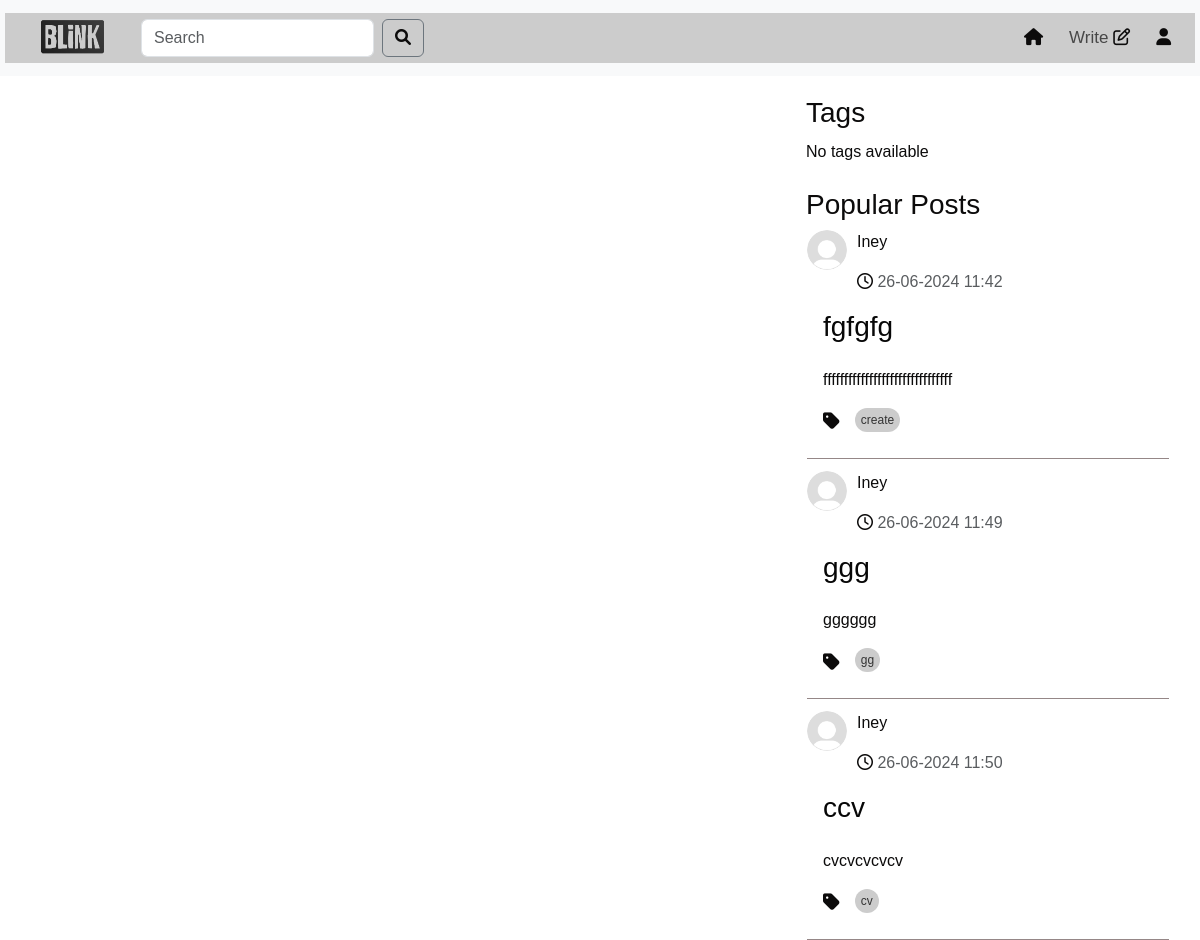
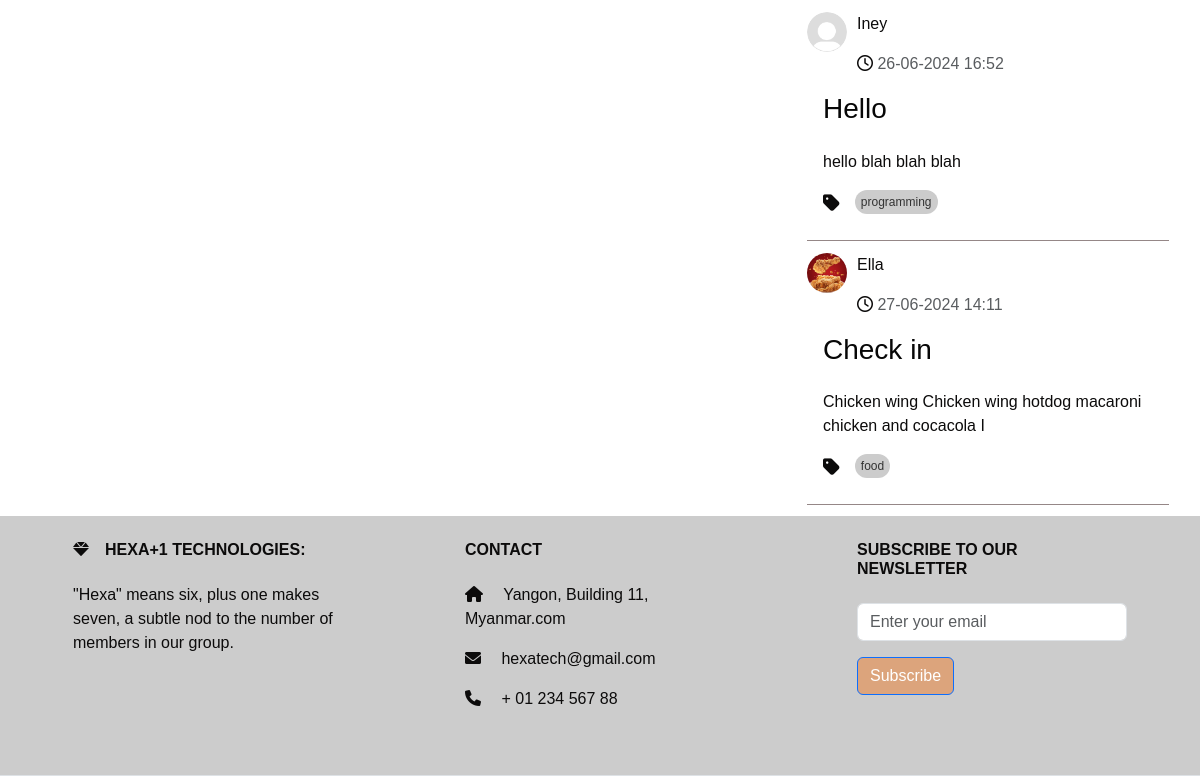
Before: /search_result (signed in) with the older database file (2 pictures, top to bottom).
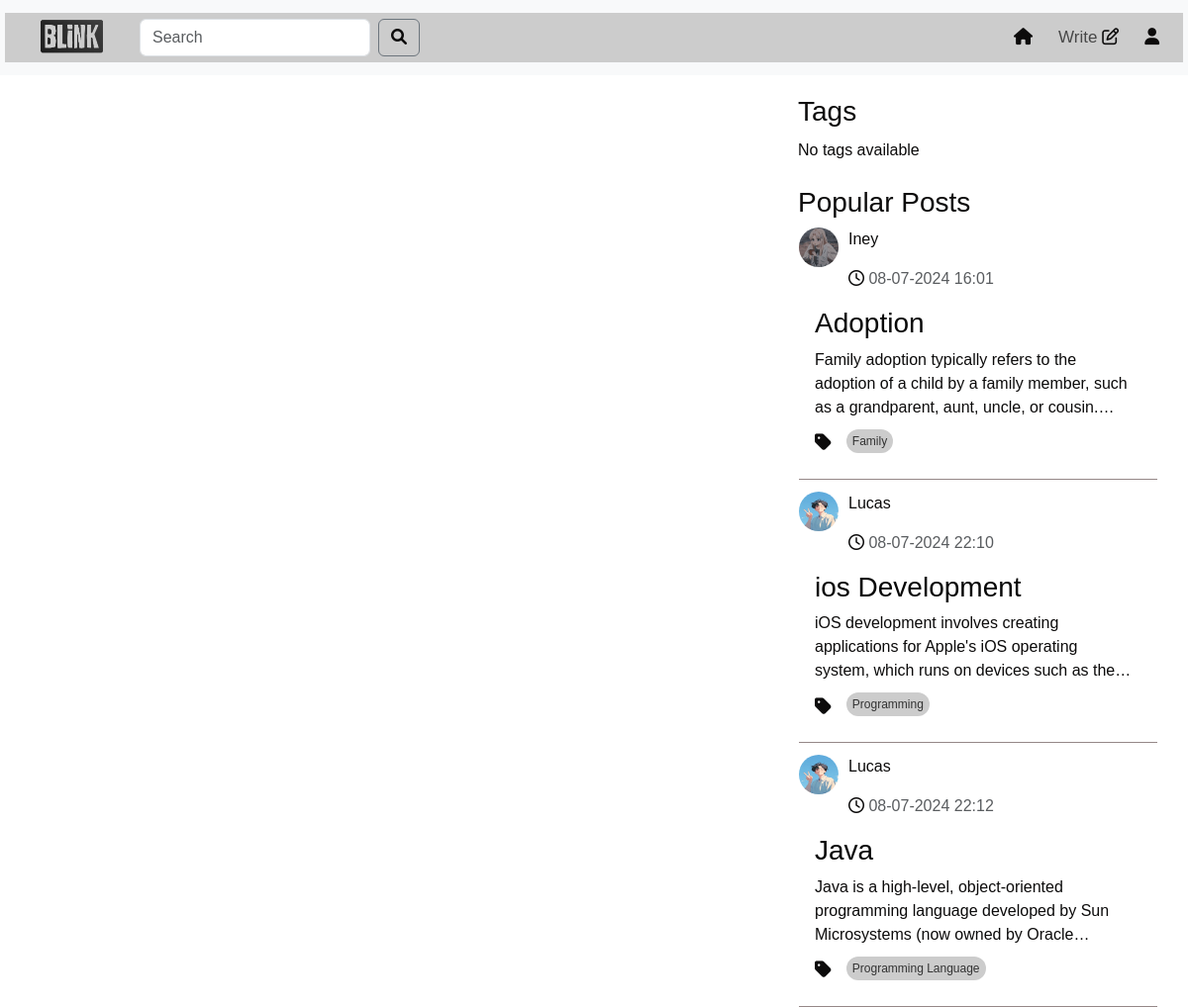
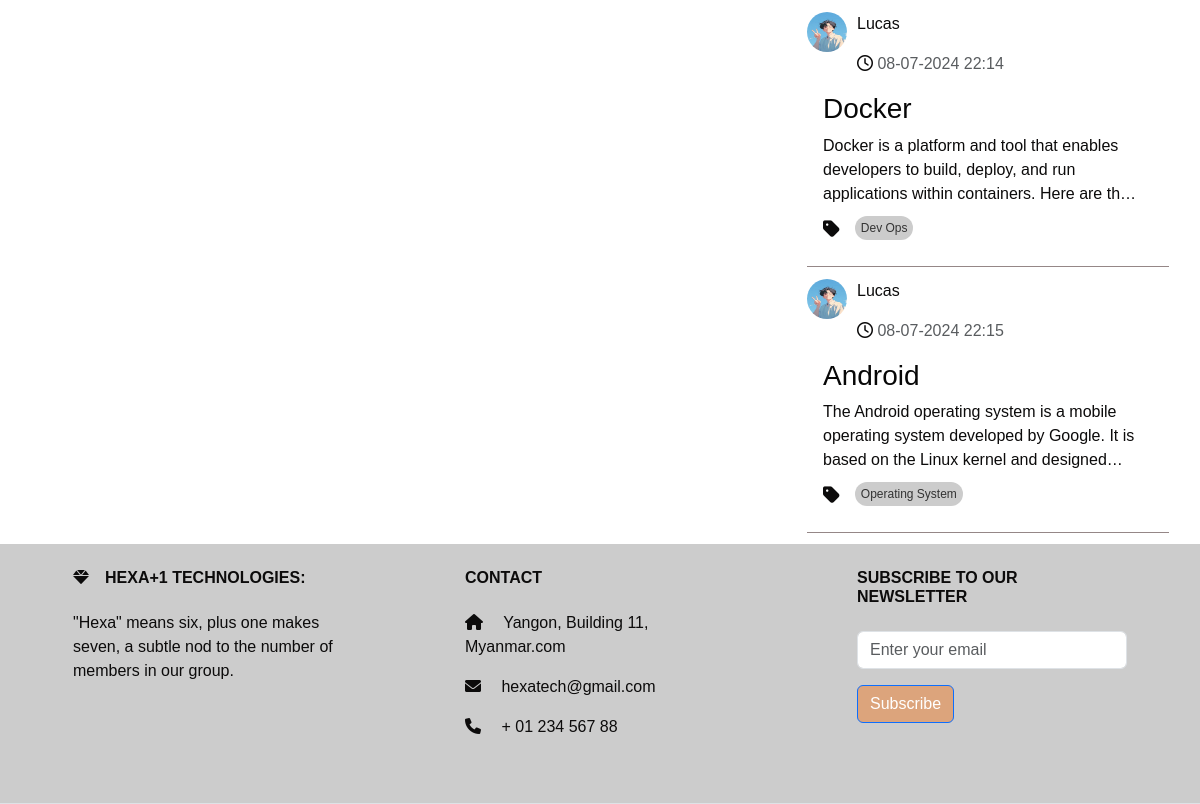
After: the same page with the newer database file (2 pictures, top to bottom).
### models.py (models this page shows, shortened)
class Post(db.Model):
    id = db.Column(db.Integer, primary_key=True)
    title = db.Column(db.Text())
    content = db.Column(db.Text())
    tag = db.Column(db.Text(), nullable=False)
    user_id = db.Column(db.Integer, db.ForeignKey('user.id'), nullable=False)
    created_date = db.Column(db.DateTime,default=datetime.datetime.now)
    likes = db.Column(db.Integer, default=0)
    meta = db.Column(db.Text, nullable=True)
    comments = db.relationship('Comment', backref='post',cascade="all, delete", lazy=True)

class User(UserMixin,db.Model):
    id = db.Column(db.Integer, primary_key=True)
    username = db.Column(db.String(50), unique=True)
    email =db.Column(db.String(50), unique=True)
    password = db.Column(db.String(100))
    bio = db.Column(db.String(50))
    profile_picture = db.Column(db.String(250))
    posts = db.relationship('Post', backref='author', lazy=True)
    comments = db.relationship('Comment', backref='author', lazy=True)

### route.py (the view)
@app.route('/search_result',methods=['GET', 'POST'])
@login_required
def search_result(limit=5):
     post =Post()
     forms=SearchForm()
     query = forms.search.data
     popular_posts = Post.query.order_by(Post.likes.desc()).limit(limit).all()
     if forms.validate_on_submit():
         search_results = Post.query.filter(Post.title.ilike(f'%{query}%')).all()
         return render_template('search_results.html' , search_results =search_results ,popular_posts = popular_posts) # or what you wanto
     return render_template("search_results.html", post=post ,form=forms,popular_posts = popular_posts)

### forms.py
class SearchForm(FlaskForm):
    search = StringField('Search ', validators=[DataRequired()])
    submit = SubmitField('Search')

### route.py (called while the page is built)
@login_manager.user_loader
def loader_user(user_id):
    return User.query.get(user_id)

### templates/search_results.html (shortened to what this page needs)
<!DOCTYPE html>
<html lang="en">
  <head>
    <link
      href="https://cdn.jsdelivr.net/npm/bootstrap@5.3.3/dist/css/bootstrap.min.css"
      rel="stylesheet"
    />
    <link
      href="https://cdnjs.cloudflare.com/ajax/libs/font-awesome/6.0.0-beta3/css/all.min.css"
      rel="stylesheet"
    />
    <link rel="stylesheet" href="/static/home.css" />
    <link rel="stylesheet" href="/static/topnav.css" />
  </head>
  <body>
    {% include 'topnav.html' %}
    <div class="container">
      <div class="row">
        <div class="col-sm-8">
        </div>
        {% include 'sidenav.html' %}
      </div>
    </div>
    {% include 'footer.html' %}
  </body>
</html>

### templates/sidenav.html (shortened to what this page needs)
<!DOCTYPE html>
<html lang="en">
  <head>
    <link
      href="https://cdn.jsdelivr.net/npm/bootstrap@5.3.3/dist/css/bootstrap.min.css"
      rel="stylesheet"
    />
    <link
      href="https://cdnjs.cloudflare.com/ajax/libs/font-awesome/6.0.0-beta3/css/all.min.css"
      rel="stylesheet"
    />
    <link
      rel="stylesheet"
      href="https://cdnjs.cloudflare.com/ajax/libs/font-awesome/5.15.4/css/all.min.css"
    />
    <link
      href="https://cdnjs.cloudflare.com/ajax/libs/font-awesome/6.0.0-beta3/css/all.min.css"
      rel="stylesheet"
    />
    <link rel="stylesheet" href="/static/home.css" />
  </head>
  <body>
    <div class="col-sm-4 " id="right-column">
      <div class="tags-section">
        <h3>Tags</h3>
        <div class="tags-container">
          {% if tags %} {% for tag in tags %}
          <a href="{{ url_for('home_tag',tag=tag ) }}" class="tag">{{ tag }}</a>
          {% endfor %} {% else %}
          <p>No tags available</p>
          {% endif %}
        </div>
      </div>
      <div class="mt-4">
        <h3>Popular Posts</h3>
        {% for popular_post in popular_posts %}
        <div class="card">
          <div>
            <div class="profile-image">
              <a
                class="nav-link"
                href="{{ url_for('profile',user_id=popular_post.user_id) }}"
                ><img
                  src="{{ url_for('static', filename='/photo/user_profile/'+popular_post.author.profile_picture) }}"
                  width="60"
                  height="60"
                  alt=""
              /></a>
              <div style="width: 300px">
                <p id="name">
                  <a
                    class="nav-link"
                    href="{{ url_for('profile',user_id=popular_post.user_id) }}"
                    >{{popular_post.author.username}}</a
                  >
                </p>
                <p class="text-muted mb-0">
                  <i class="fa-regular fa-clock"></i>
                  {{popular_post.created_date.strftime('%d-%m-%Y %H:%M')}}
                </p>
              </div>
            </div>
          </div>
          <div class="card-body">
            <a
              class="nav-link"
              href="{{ url_for('full_post',post_id=popular_post.id) }}"
            >
              <h3 class="card-title" id="popular">{{popular_post.title}}</h3>
              <p class="card-text" id="card-description">
                {{popular_post.meta |safe }}
              </p>
              <div class="tags-container">
                <ul class="list-group list-group-horizontal">
                  <i class="fas fa-tag"></i>
                  <a
                    href="{{ url_for('home_tag',tag=popular_post.tag ) }}"
                    class="tag"
                    >{{popular_post.tag}}</a
                  >
                </ul>
              </div>
            </a>
          </div>
          <div class="card-end" style="border-bottom: #958787 solid 1px; margin-bottom: 10px;"></div>
        </div>
        {% endfor %}
      </div>
    </div>
  </body>
</html>

Changed rows visible on the page:
removed Post: profile_picture (placeholder picture), author.username "Iney", created_date "26-06-2024 11:42", title "fgfgfg", meta "fffffffffffffffffffffffffffffff", tag "create"
removed Post: profile_picture (placeholder picture), author.username "Iney", created_date "26-06-2024 11:49", title "ggg", meta "gggggg", tag "gg"
removed Post: profile_picture (placeholder picture), author.username "Iney", created_date "26-06-2024 11:50", title "ccv", meta "cvcvcvcvcv", tag "cv"
removed Post: profile_picture (placeholder picture), author.username "Iney", created_date "26-06-2024 16:52", title "Hello", meta "hello blah blah blah", tag "programming"
removed Post: profile_picture (picture), author.username "Ella", created_date "27-06-2024 14:11", title "Check in", meta "Chicken wing Chicken wing hotdog macaroni chicken and cocacola I", tag "food"
added Post: profile_picture (picture), author.username "Iney", created_date "08-07-2024 16:01", title "Adoption", meta "Family adoption typically refers to the adoption of a child by a family member, such as a grandparent, aunt, uncle, or…", tag "Family"
added Post: profile_picture (picture), author.username "Lucas", created_date "08-07-2024 22:10", title "ios Development", meta "iOS development involves creating applications for Apple's iOS operating system, which runs on devices such as…", tag "Programming"
added Post: profile_picture (picture), author.username "Lucas", created_date "08-07-2024 22:12", title "Java", meta "Java is a high-level, object-oriented programming language developed by Sun Microsystems (now owned by…", tag "Programming Language"
added Post: profile_picture (picture), author.username "Lucas", created_date "08-07-2024 22:14", title "Docker", meta "Docker is a platform and tool that enables developers to build, deploy, and run applications within containers. Here are…", tag "Dev Ops"
added Post: profile_picture (picture), author.username "Lucas", created_date "08-07-2024 22:15", title "Android", meta "The Android operating system is a mobile operating system developed by Google. It is based on the Linux kernel and…", tag "Operating System"
